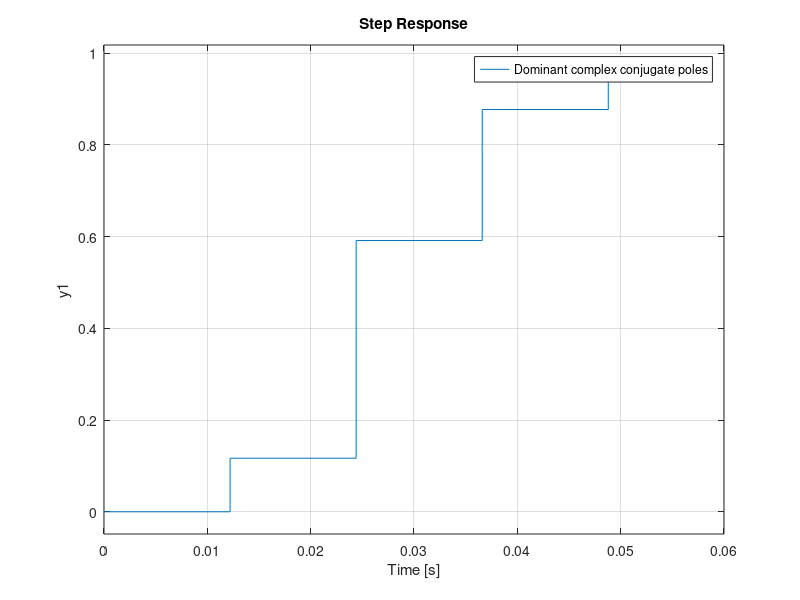

Write the MATLAB code that produced this figure. (Note: this script raises an error after producing the figure.)
%% Q5 Pole placement method

b = 4000;
a = [1 30 200 0];

[A1, B1, C1, D1] = tf2ss(b, a);
sys_CT = ss(A1, B1, C1, D1);

%since the biplane has to react relatively fast I start with a sampling
%time of 0.1[s] however after testing better results are achieved with
%0.05[s].
ts = 0.122/10; % sampling time determined by 10 samples in the rise time
sys_DT = c2d(sys_CT, ts, 'zoh'); %zoh good method for unit step, 
% impulse good method for (output) disturbance rejection 'impulse response'

%since all poles are in the RHP we want to shift them or make them obselete
p_con_h = [0.1, 0.5+0.175i, 0.5-0.175i]; %[0.1, 0.75+0.175i, 0.75-0.175i]; slower with large dominant poles
p_con_l = [0.1, 0.09+0.3i, 0.09-0.3i]; % [0.1, 0.75+0.175i, 0.75-0.175i]; faster but a higher gain is required for
% the poles close to the origin
p_rel_h = [0.15, 0.1, 0.6]; %[0.15, 0.1, 0.75]; slower with large dominant pole
p_rel_l = [0.11, 0.1, 0.2]; %[0.11, 0.1, 0.2]; faster but a higher gain is required for
% the poles close to the origin

%Defing the gains for both complex and real pole sets with and without
%dominant poles
K_con_h = place(sys_DT.A,sys_DT.B,p_con_h);
K_con_l = place(sys_DT.A,sys_DT.B,p_con_l);
K_rel_h = place(sys_DT.A,sys_DT.B,p_rel_h);
K_rel_l = place(sys_DT.A,sys_DT.B,p_rel_l);
%[K,prec] = place(sys_DT.A,sys_DT.B,p);
    
Acl_con_h = sys_DT.A-sys_DT.B*K_con_h;
Acl_con_l = sys_DT.A-sys_DT.B*K_con_l;
Acl_rel_h = sys_DT.A-sys_DT.B*K_rel_h;
Acl_rel_l = sys_DT.A-sys_DT.B*K_rel_l;

syscl_con_h = ss(Acl_con_h,sys_DT.B,sys_DT.C,sys_DT.D,ts);
syscl_con_l = ss(Acl_con_l,sys_DT.B,sys_DT.C,sys_DT.D,ts);
syscl_rel_h = ss(Acl_rel_h,sys_DT.B,sys_DT.C,sys_DT.D,ts);
syscl_rel_l = ss(Acl_rel_l,sys_DT.B,sys_DT.C,sys_DT.D,ts);

Kdc_con_h = dcgain(syscl_con_h);
Kdc_con_l = dcgain(syscl_con_l);
Kdc_rel_h = dcgain(syscl_rel_h);
Kdc_rel_l = dcgain(syscl_rel_l);

syscl_scaled_con_h = ss(Acl_con_h,(1/Kdc_con_h)*sys_DT.B,sys_DT.C,sys_DT.D,ts);
syscl_scaled_con_l = ss(Acl_con_l,(1/Kdc_con_l)*sys_DT.B,sys_DT.C,sys_DT.D,ts);
syscl_scaled_rel_h = ss(Acl_rel_h,(1/Kdc_rel_h)*sys_DT.B,sys_DT.C,sys_DT.D,ts);
syscl_scaled_rel_l = ss(Acl_rel_l,(1/Kdc_rel_l)*sys_DT.B,sys_DT.C,sys_DT.D,ts);

figure()
step(syscl_scaled_con_h), grid on, hold on
step(syscl_scaled_rel_h)
step(syscl_scaled_con_l)
step(syscl_scaled_rel_l)
legend('Dominant complex conjugate poles','Real poles with 1 dominant pole','Complex conjugate poles with a fast dominant pole','Real poles with a fast dominant pole')
hold off

stepinfo(syscl_scaled_con_h)
stepinfo(syscl_scaled_con_l)
stepinfo(syscl_scaled_rel_h)
stepinfo(syscl_scaled_rel_l)